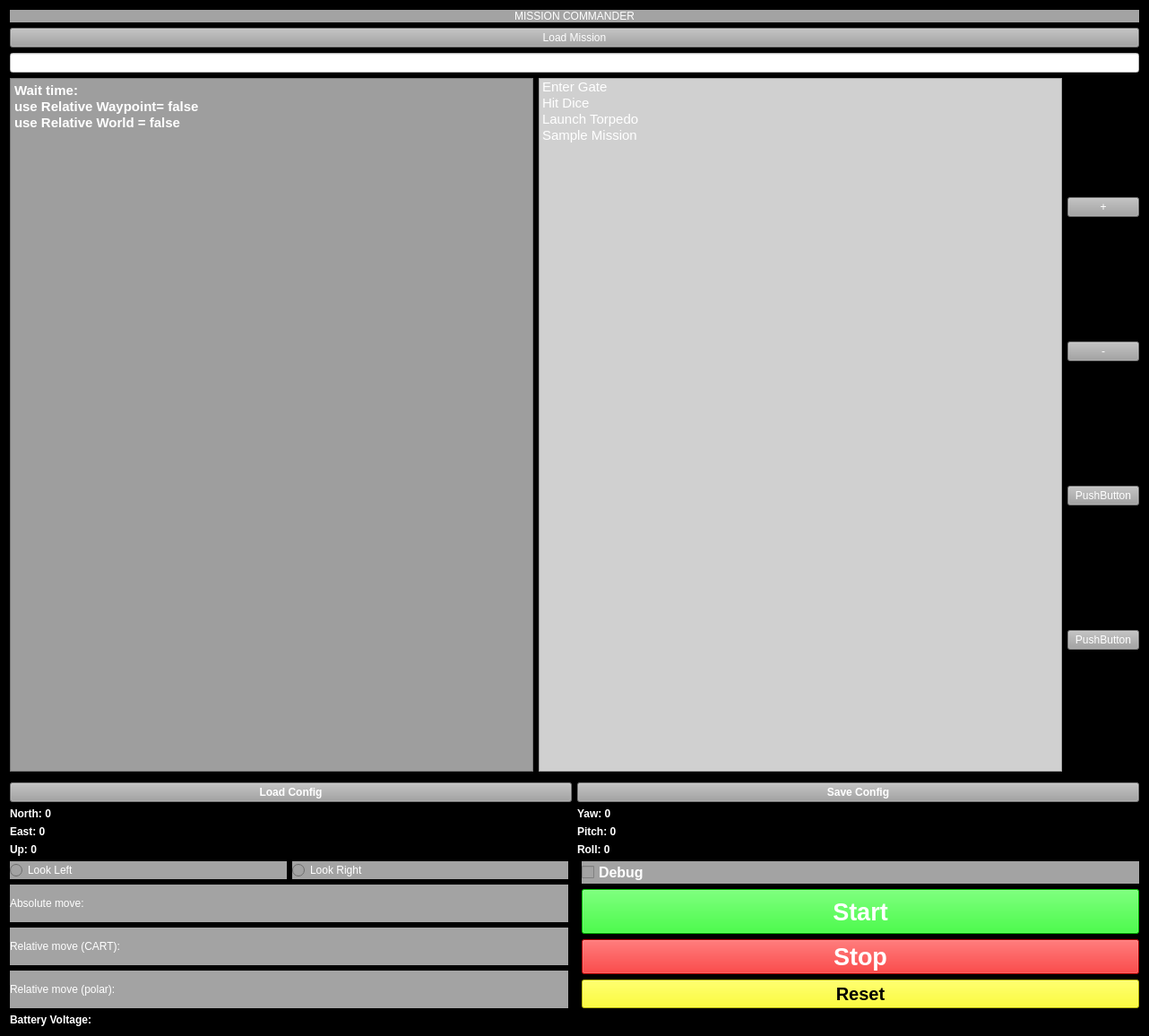
<?xml version="1.0" encoding="UTF-8"?>
<ui version="4.0">
 <class>MainWindowWidget</class>
 <widget class="QWidget" name="MainWindowWidget">
  <property name="geometry">
   <rect>
    <x>0</x>
    <y>0</y>
    <width>1282</width>
    <height>1156</height>
   </rect>
  </property>
  <property name="windowTitle">
   <string>Form</string>
  </property>
  <property name="autoFillBackground">
   <bool>false</bool>
  </property>
  <property name="styleSheet">
   <string notr="true">background-color: rgb(0, 0, 0);
background-color: rgb(0, 0, 0);
</string>
  </property>
  <layout class="QVBoxLayout" name="verticalLayout_2">
   <item>
    <layout class="QVBoxLayout" name="verticalLayout"/>
   </item>
   <item>
    <widget class="QLabel" name="label">
     <property name="styleSheet">
      <string notr="true">color: rgb(255, 255, 255);
background-color: rgb(163, 163, 163);
font: 14pt &quot;Small Fonts&quot;;</string>
     </property>
     <property name="text">
      <string>MISSION COMMANDER</string>
     </property>
     <property name="alignment">
      <set>Qt::AlignCenter</set>
     </property>
     <property name="wordWrap">
      <bool>false</bool>
     </property>
    </widget>
   </item>
   <item>
    <widget class="QPushButton" name="loadMissionsButton">
     <property name="styleSheet">
      <string notr="true">color: rgb(255, 255, 255);
background-color: rgb(163, 163, 163);</string>
     </property>
     <property name="text">
      <string>Load Mission</string>
     </property>
    </widget>
   </item>
   <item>
    <widget class="QLineEdit" name="missionLoaded">
     <property name="styleSheet">
      <string notr="true">background-color: rgb(255, 255, 255);</string>
     </property>
    </widget>
   </item>
   <item>
    <layout class="QHBoxLayout" name="horizontalLayout_3">
     <item>
      <widget class="QPlainTextEdit" name="plainTextEdit">
       <property name="font">
        <font>
         <pointsize>11</pointsize>
         <weight>75</weight>
         <bold>true</bold>
        </font>
       </property>
       <property name="styleSheet">
        <string notr="true">background-color: rgb(158, 158, 158);
color: rgb(255, 255, 255);</string>
       </property>
       <property name="plainText">
        <string>Wait time:
use Relative Waypoint= false 
use Relative World = false</string>
       </property>
      </widget>
     </item>
     <item>
      <widget class="QListWidget" name="listWidget">
       <property name="font">
        <font>
         <pointsize>11</pointsize>
        </font>
       </property>
       <property name="styleSheet">
        <string notr="true">background-color: rgb(208, 208, 208);
color: rgb(255, 255, 255);</string>
       </property>
       <item>
        <property name="text">
         <string>Enter Gate</string>
        </property>
       </item>
       <item>
        <property name="text">
         <string>Hit Dice</string>
        </property>
       </item>
       <item>
        <property name="text">
         <string>Launch Torpedo</string>
        </property>
       </item>
       <item>
        <property name="text">
         <string>Sample Mission</string>
        </property>
       </item>
      </widget>
     </item>
     <item>
      <layout class="QGridLayout" name="gridLayout_3">
       <item row="3" column="0">
        <widget class="QPushButton" name="pushButton_2">
         <property name="styleSheet">
          <string notr="true">color: rgb(255, 255, 255);
background-color: rgb(163, 163, 163);</string>
         </property>
         <property name="text">
          <string>-</string>
         </property>
        </widget>
       </item>
       <item row="2" column="0">
        <widget class="QPushButton" name="pushButton_3">
         <property name="styleSheet">
          <string notr="true">color: rgb(255, 255, 255);
background-color: rgb(163, 163, 163);</string>
         </property>
         <property name="text">
          <string>+</string>
         </property>
        </widget>
       </item>
       <item row="5" column="0">
        <widget class="QPushButton" name="pushButton">
         <property name="styleSheet">
          <string notr="true">color: rgb(255, 255, 255);
background-color: rgb(163, 163, 163);</string>
         </property>
         <property name="text">
          <string>PushButton</string>
         </property>
        </widget>
       </item>
       <item row="4" column="0">
        <widget class="QPushButton" name="pushButton_8">
         <property name="styleSheet">
          <string notr="true">color: rgb(255, 255, 255);
background-color: rgb(163, 163, 163);</string>
         </property>
         <property name="text">
          <string>PushButton</string>
         </property>
        </widget>
       </item>
      </layout>
     </item>
     <item>
      <layout class="QHBoxLayout" name="horizontalLayout_10"/>
     </item>
     <item>
      <layout class="QHBoxLayout" name="horizontalLayout_8"/>
     </item>
    </layout>
   </item>
   <item>
    <widget class="Line" name="line_2">
     <property name="orientation">
      <enum>Qt::Vertical</enum>
     </property>
    </widget>
   </item>
   <item>
    <layout class="QVBoxLayout" name="verticalLayout_3">
     <item>
      <layout class="QHBoxLayout" name="horizontalLayout_2">
       <item>
        <widget class="QPushButton" name="loadConfigsButton">
         <property name="font">
          <font>
           <weight>75</weight>
           <bold>true</bold>
          </font>
         </property>
         <property name="styleSheet">
          <string notr="true">color: rgb(255, 255, 255);
background-color: rgb(163, 163, 163);</string>
         </property>
         <property name="text">
          <string>Load Config</string>
         </property>
        </widget>
       </item>
       <item>
        <widget class="QPushButton" name="saveConfigButton">
         <property name="font">
          <font>
           <pointsize>9</pointsize>
           <weight>75</weight>
           <bold>true</bold>
          </font>
         </property>
         <property name="styleSheet">
          <string notr="true">color: rgb(255, 255, 255);
background-color: rgb(163, 163, 163);</string>
         </property>
         <property name="text">
          <string>Save Config</string>
         </property>
        </widget>
       </item>
      </layout>
     </item>
    </layout>
   </item>
   <item>
    <layout class="QHBoxLayout" name="horizontalLayout_4">
     <item>
      <layout class="QVBoxLayout" name="verticalLayout_5">
       <item>
        <widget class="QLabel" name="northLabel">
         <property name="font">
          <font>
           <weight>75</weight>
           <bold>true</bold>
          </font>
         </property>
         <property name="styleSheet">
          <string notr="true">color: rgb(255, 255, 255);</string>
         </property>
         <property name="text">
          <string>North: 0</string>
         </property>
        </widget>
       </item>
       <item>
        <widget class="QLabel" name="eastLabel">
         <property name="font">
          <font>
           <weight>75</weight>
           <bold>true</bold>
          </font>
         </property>
         <property name="styleSheet">
          <string notr="true">color: rgb(255, 255, 255);</string>
         </property>
         <property name="text">
          <string>East: 0</string>
         </property>
        </widget>
       </item>
       <item>
        <widget class="QLabel" name="upLabel">
         <property name="font">
          <font>
           <weight>75</weight>
           <bold>true</bold>
          </font>
         </property>
         <property name="styleSheet">
          <string notr="true">color: rgb(255, 255, 255);</string>
         </property>
         <property name="text">
          <string>Up: 0</string>
         </property>
        </widget>
       </item>
      </layout>
     </item>
     <item>
      <layout class="QVBoxLayout" name="verticalLayout_4">
       <item>
        <widget class="QLabel" name="yawLabel">
         <property name="font">
          <font>
           <weight>75</weight>
           <bold>true</bold>
          </font>
         </property>
         <property name="styleSheet">
          <string notr="true">color: rgb(255, 255, 255);</string>
         </property>
         <property name="text">
          <string>Yaw: 0</string>
         </property>
        </widget>
       </item>
       <item>
        <widget class="QLabel" name="pitchLabel">
         <property name="font">
          <font>
           <weight>75</weight>
           <bold>true</bold>
          </font>
         </property>
         <property name="styleSheet">
          <string notr="true">color: rgb(255, 255, 255);</string>
         </property>
         <property name="text">
          <string>Pitch: 0</string>
         </property>
        </widget>
       </item>
       <item>
        <widget class="QLabel" name="rollLabel">
         <property name="font">
          <font>
           <weight>75</weight>
           <bold>true</bold>
          </font>
         </property>
         <property name="styleSheet">
          <string notr="true">color: rgb(255, 255, 255);</string>
         </property>
         <property name="text">
          <string>Roll: 0</string>
         </property>
        </widget>
       </item>
      </layout>
     </item>
    </layout>
   </item>
   <item>
    <layout class="QHBoxLayout" name="horizontalLayout">
     <item>
      <layout class="QGridLayout" name="gridLayout">
       <item row="4" column="0">
        <layout class="QVBoxLayout" name="verticalLayout_7">
         <item>
          <widget class="QLabel" name="label_3">
           <property name="styleSheet">
            <string notr="true">color: rgb(255, 255, 255);
background-color: rgb(163, 163, 163);</string>
           </property>
           <property name="text">
            <string>Absolute move:</string>
           </property>
          </widget>
         </item>
         <item>
          <widget class="QLabel" name="label_2">
           <property name="styleSheet">
            <string notr="true">color: rgb(255, 255, 255);
background-color: rgb(163, 163, 163);</string>
           </property>
           <property name="text">
            <string>Relative move (CART):</string>
           </property>
          </widget>
         </item>
         <item>
          <widget class="QLabel" name="label_4">
           <property name="styleSheet">
            <string notr="true">color: rgb(255, 255, 255);
background-color: rgb(163, 163, 163);</string>
           </property>
           <property name="text">
            <string>Relative move (polar):</string>
           </property>
          </widget>
         </item>
        </layout>
       </item>
       <item row="1" column="0">
        <layout class="QHBoxLayout" name="horizontalLayout_11">
         <item>
          <widget class="QRadioButton" name="radioButton">
           <property name="styleSheet">
            <string notr="true">color: rgb(255, 255, 255);
background-color: rgb(163, 163, 163);</string>
           </property>
           <property name="text">
            <string>Look Left</string>
           </property>
          </widget>
         </item>
         <item>
          <widget class="QRadioButton" name="radioButton_2">
           <property name="styleSheet">
            <string notr="true">color: rgb(255, 255, 255);
background-color: rgb(163, 163, 163);</string>
           </property>
           <property name="text">
            <string>Look Right</string>
           </property>
          </widget>
         </item>
        </layout>
       </item>
      </layout>
     </item>
     <item>
      <widget class="Line" name="line">
       <property name="orientation">
        <enum>Qt::Vertical</enum>
       </property>
      </widget>
     </item>
     <item>
      <layout class="QGridLayout" name="gridLayout_5">
       <item row="0" column="0">
        <layout class="QGridLayout" name="gridLayout_2">
         <item row="0" column="0">
          <widget class="QCheckBox" name="debugCheck">
           <property name="enabled">
            <bool>true</bool>
           </property>
           <property name="font">
            <font>
             <pointsize>12</pointsize>
             <weight>75</weight>
             <bold>true</bold>
            </font>
           </property>
           <property name="focusPolicy">
            <enum>Qt::StrongFocus</enum>
           </property>
           <property name="contextMenuPolicy">
            <enum>Qt::DefaultContextMenu</enum>
           </property>
           <property name="layoutDirection">
            <enum>Qt::LeftToRight</enum>
           </property>
           <property name="autoFillBackground">
            <bool>false</bool>
           </property>
           <property name="styleSheet">
            <string notr="true">color: rgb(255, 255, 255);
background-color: rgb(163, 163, 163);</string>
           </property>
           <property name="text">
            <string>Debug</string>
           </property>
           <property name="icon">
            <iconset theme="0">
             <normaloff/>
            </iconset>
           </property>
           <property name="iconSize">
            <size>
             <width>20</width>
             <height>20</height>
            </size>
           </property>
           <property name="checked">
            <bool>false</bool>
           </property>
          </widget>
         </item>
         <item row="1" column="0">
          <widget class="QPushButton" name="startButton">
           <property name="minimumSize">
            <size>
             <width>0</width>
             <height>50</height>
            </size>
           </property>
           <property name="palette">
            <palette>
             <active>
              <colorrole role="WindowText">
               <brush brushstyle="SolidPattern">
                <color alpha="255">
                 <red>255</red>
                 <green>255</green>
                 <blue>255</blue>
                </color>
               </brush>
              </colorrole>
              <colorrole role="Button">
               <brush brushstyle="SolidPattern">
                <color alpha="255">
                 <red>0</red>
                 <green>255</green>
                 <blue>0</blue>
                </color>
               </brush>
              </colorrole>
              <colorrole role="Light">
               <brush brushstyle="SolidPattern">
                <color alpha="255">
                 <red>127</red>
                 <green>255</green>
                 <blue>191</blue>
                </color>
               </brush>
              </colorrole>
              <colorrole role="Midlight">
               <brush brushstyle="SolidPattern">
                <color alpha="255">
                 <red>63</red>
                 <green>255</green>
                 <blue>159</blue>
                </color>
               </brush>
              </colorrole>
              <colorrole role="Dark">
               <brush brushstyle="SolidPattern">
                <color alpha="255">
                 <red>0</red>
                 <green>127</green>
                 <blue>63</blue>
                </color>
               </brush>
              </colorrole>
              <colorrole role="Mid">
               <brush brushstyle="SolidPattern">
                <color alpha="255">
                 <red>0</red>
                 <green>170</green>
                 <blue>84</blue>
                </color>
               </brush>
              </colorrole>
              <colorrole role="Text">
               <brush brushstyle="SolidPattern">
                <color alpha="255">
                 <red>255</red>
                 <green>255</green>
                 <blue>255</blue>
                </color>
               </brush>
              </colorrole>
              <colorrole role="BrightText">
               <brush brushstyle="SolidPattern">
                <color alpha="255">
                 <red>255</red>
                 <green>255</green>
                 <blue>255</blue>
                </color>
               </brush>
              </colorrole>
              <colorrole role="ButtonText">
               <brush brushstyle="SolidPattern">
                <color alpha="255">
                 <red>255</red>
                 <green>255</green>
                 <blue>255</blue>
                </color>
               </brush>
              </colorrole>
              <colorrole role="Base">
               <brush brushstyle="SolidPattern">
                <color alpha="255">
                 <red>0</red>
                 <green>255</green>
                 <blue>0</blue>
                </color>
               </brush>
              </colorrole>
              <colorrole role="Window">
               <brush brushstyle="SolidPattern">
                <color alpha="255">
                 <red>0</red>
                 <green>255</green>
                 <blue>0</blue>
                </color>
               </brush>
              </colorrole>
              <colorrole role="Shadow">
               <brush brushstyle="SolidPattern">
                <color alpha="255">
                 <red>0</red>
                 <green>0</green>
                 <blue>0</blue>
                </color>
               </brush>
              </colorrole>
              <colorrole role="AlternateBase">
               <brush brushstyle="SolidPattern">
                <color alpha="255">
                 <red>127</red>
                 <green>255</green>
                 <blue>191</blue>
                </color>
               </brush>
              </colorrole>
              <colorrole role="ToolTipBase">
               <brush brushstyle="SolidPattern">
                <color alpha="255">
                 <red>255</red>
                 <green>255</green>
                 <blue>220</blue>
                </color>
               </brush>
              </colorrole>
              <colorrole role="ToolTipText">
               <brush brushstyle="SolidPattern">
                <color alpha="255">
                 <red>0</red>
                 <green>0</green>
                 <blue>0</blue>
                </color>
               </brush>
              </colorrole>
             </active>
             <inactive>
              <colorrole role="WindowText">
               <brush brushstyle="SolidPattern">
                <color alpha="255">
                 <red>255</red>
                 <green>255</green>
                 <blue>255</blue>
                </color>
               </brush>
              </colorrole>
              <colorrole role="Button">
               <brush brushstyle="SolidPattern">
                <color alpha="255">
                 <red>0</red>
                 <green>255</green>
                 <blue>0</blue>
                </color>
               </brush>
              </colorrole>
              <colorrole role="Light">
               <brush brushstyle="SolidPattern">
                <color alpha="255">
                 <red>127</red>
                 <green>255</green>
                 <blue>191</blue>
                </color>
               </brush>
              </colorrole>
              <colorrole role="Midlight">
               <brush brushstyle="SolidPattern">
                <color alpha="255">
                 <red>63</red>
                 <green>255</green>
                 <blue>159</blue>
                </color>
               </brush>
              </colorrole>
              <colorrole role="Dark">
               <brush brushstyle="SolidPattern">
                <color alpha="255">
                 <red>0</red>
                 <green>127</green>
                 <blue>63</blue>
                </color>
               </brush>
              </colorrole>
              <colorrole role="Mid">
               <brush brushstyle="SolidPattern">
                <color alpha="255">
                 <red>0</red>
                 <green>170</green>
                 <blue>84</blue>
                </color>
               </brush>
              </colorrole>
              <colorrole role="Text">
               <brush brushstyle="SolidPattern">
                <color alpha="255">
                 <red>255</red>
                 <green>255</green>
                 <blue>255</blue>
                </color>
               </brush>
              </colorrole>
              <colorrole role="BrightText">
               <brush brushstyle="SolidPattern">
                <color alpha="255">
                 <red>255</red>
                 <green>255</green>
                 <blue>255</blue>
                </color>
               </brush>
              </colorrole>
              <colorrole role="ButtonText">
               <brush brushstyle="SolidPattern">
                <color alpha="255">
                 <red>255</red>
                 <green>255</green>
                 <blue>255</blue>
                </color>
               </brush>
              </colorrole>
              <colorrole role="Base">
               <brush brushstyle="SolidPattern">
                <color alpha="255">
                 <red>0</red>
                 <green>255</green>
                 <blue>0</blue>
                </color>
               </brush>
              </colorrole>
              <colorrole role="Window">
               <brush brushstyle="SolidPattern">
                <color alpha="255">
                 <red>0</red>
                 <green>255</green>
                 <blue>0</blue>
                </color>
               </brush>
              </colorrole>
              <colorrole role="Shadow">
               <brush brushstyle="SolidPattern">
                <color alpha="255">
                 <red>0</red>
                 <green>0</green>
                 <blue>0</blue>
                </color>
               </brush>
              </colorrole>
              <colorrole role="AlternateBase">
               <brush brushstyle="SolidPattern">
                <color alpha="255">
                 <red>127</red>
                 <green>255</green>
                 <blue>191</blue>
                </color>
               </brush>
              </colorrole>
              <colorrole role="ToolTipBase">
               <brush brushstyle="SolidPattern">
                <color alpha="255">
                 <red>255</red>
                 <green>255</green>
                 <blue>220</blue>
                </color>
               </brush>
              </colorrole>
              <colorrole role="ToolTipText">
               <brush brushstyle="SolidPattern">
                <color alpha="255">
                 <red>0</red>
                 <green>0</green>
                 <blue>0</blue>
                </color>
               </brush>
              </colorrole>
             </inactive>
             <disabled>
              <colorrole role="WindowText">
               <brush brushstyle="SolidPattern">
                <color alpha="255">
                 <red>255</red>
                 <green>255</green>
                 <blue>255</blue>
                </color>
               </brush>
              </colorrole>
              <colorrole role="Button">
               <brush brushstyle="SolidPattern">
                <color alpha="255">
                 <red>0</red>
                 <green>255</green>
                 <blue>0</blue>
                </color>
               </brush>
              </colorrole>
              <colorrole role="Light">
               <brush brushstyle="SolidPattern">
                <color alpha="255">
                 <red>127</red>
                 <green>255</green>
                 <blue>191</blue>
                </color>
               </brush>
              </colorrole>
              <colorrole role="Midlight">
               <brush brushstyle="SolidPattern">
                <color alpha="255">
                 <red>63</red>
                 <green>255</green>
                 <blue>159</blue>
                </color>
               </brush>
              </colorrole>
              <colorrole role="Dark">
               <brush brushstyle="SolidPattern">
                <color alpha="255">
                 <red>0</red>
                 <green>127</green>
                 <blue>63</blue>
                </color>
               </brush>
              </colorrole>
              <colorrole role="Mid">
               <brush brushstyle="SolidPattern">
                <color alpha="255">
                 <red>0</red>
                 <green>170</green>
                 <blue>84</blue>
                </color>
               </brush>
              </colorrole>
              <colorrole role="Text">
               <brush brushstyle="SolidPattern">
                <color alpha="255">
                 <red>255</red>
                 <green>255</green>
                 <blue>255</blue>
                </color>
               </brush>
              </colorrole>
              <colorrole role="BrightText">
               <brush brushstyle="SolidPattern">
                <color alpha="255">
                 <red>255</red>
                 <green>255</green>
                 <blue>255</blue>
                </color>
               </brush>
              </colorrole>
              <colorrole role="ButtonText">
               <brush brushstyle="SolidPattern">
                <color alpha="255">
                 <red>255</red>
                 <green>255</green>
                 <blue>255</blue>
                </color>
               </brush>
              </colorrole>
              <colorrole role="Base">
               <brush brushstyle="SolidPattern">
                <color alpha="255">
                 <red>0</red>
                 <green>255</green>
                 <blue>0</blue>
                </color>
               </brush>
              </colorrole>
              <colorrole role="Window">
               <brush brushstyle="SolidPattern">
                <color alpha="255">
                 <red>0</red>
                 <green>255</green>
                 <blue>0</blue>
                </color>
               </brush>
              </colorrole>
              <colorrole role="Shadow">
               <brush brushstyle="SolidPattern">
                <color alpha="255">
                 <red>0</red>
                 <green>0</green>
                 <blue>0</blue>
                </color>
               </brush>
              </colorrole>
              <colorrole role="AlternateBase">
               <brush brushstyle="SolidPattern">
                <color alpha="255">
                 <red>0</red>
                 <green>255</green>
                 <blue>127</blue>
                </color>
               </brush>
              </colorrole>
              <colorrole role="ToolTipBase">
               <brush brushstyle="SolidPattern">
                <color alpha="255">
                 <red>255</red>
                 <green>255</green>
                 <blue>220</blue>
                </color>
               </brush>
              </colorrole>
              <colorrole role="ToolTipText">
               <brush brushstyle="SolidPattern">
                <color alpha="255">
                 <red>0</red>
                 <green>0</green>
                 <blue>0</blue>
                </color>
               </brush>
              </colorrole>
             </disabled>
            </palette>
           </property>
           <property name="font">
            <font>
             <pointsize>20</pointsize>
             <weight>75</weight>
             <bold>true</bold>
            </font>
           </property>
           <property name="styleSheet">
            <string notr="true">color: rgb(0, 170, 0);
color: rgb(255, 255, 255);
background-color: rgb(0, 255, 0);</string>
           </property>
           <property name="text">
            <string>Start</string>
           </property>
          </widget>
         </item>
         <item row="3" column="0">
          <widget class="QPushButton" name="resetButton">
           <property name="font">
            <font>
             <pointsize>15</pointsize>
             <weight>75</weight>
             <bold>true</bold>
            </font>
           </property>
           <property name="styleSheet">
            <string notr="true">color: rgb(255, 238, 0);
color: rgb(0, 0, 0);
background-color: rgb(255, 255, 0);</string>
           </property>
           <property name="text">
            <string>Reset</string>
           </property>
          </widget>
         </item>
         <item row="2" column="0">
          <widget class="QPushButton" name="stopButton">
           <property name="palette">
            <palette>
             <active>
              <colorrole role="WindowText">
               <brush brushstyle="SolidPattern">
                <color alpha="255">
                 <red>255</red>
                 <green>255</green>
                 <blue>255</blue>
                </color>
               </brush>
              </colorrole>
              <colorrole role="Button">
               <brush brushstyle="SolidPattern">
                <color alpha="255">
                 <red>235</red>
                 <green>0</green>
                 <blue>0</blue>
                </color>
               </brush>
              </colorrole>
              <colorrole role="Light">
               <brush brushstyle="SolidPattern">
                <color alpha="255">
                 <red>255</red>
                 <green>193</green>
                 <blue>193</blue>
                </color>
               </brush>
              </colorrole>
              <colorrole role="Midlight">
               <brush brushstyle="SolidPattern">
                <color alpha="255">
                 <red>255</red>
                 <green>129</green>
                 <blue>129</blue>
                </color>
               </brush>
              </colorrole>
              <colorrole role="Dark">
               <brush brushstyle="SolidPattern">
                <color alpha="255">
                 <red>127</red>
                 <green>32</green>
                 <blue>32</blue>
                </color>
               </brush>
              </colorrole>
              <colorrole role="Mid">
               <brush brushstyle="SolidPattern">
                <color alpha="255">
                 <red>170</red>
                 <green>43</green>
                 <blue>43</blue>
                </color>
               </brush>
              </colorrole>
              <colorrole role="Text">
               <brush brushstyle="SolidPattern">
                <color alpha="255">
                 <red>255</red>
                 <green>255</green>
                 <blue>255</blue>
                </color>
               </brush>
              </colorrole>
              <colorrole role="BrightText">
               <brush brushstyle="SolidPattern">
                <color alpha="255">
                 <red>255</red>
                 <green>255</green>
                 <blue>255</blue>
                </color>
               </brush>
              </colorrole>
              <colorrole role="ButtonText">
               <brush brushstyle="SolidPattern">
                <color alpha="255">
                 <red>255</red>
                 <green>255</green>
                 <blue>255</blue>
                </color>
               </brush>
              </colorrole>
              <colorrole role="Base">
               <brush brushstyle="SolidPattern">
                <color alpha="255">
                 <red>235</red>
                 <green>0</green>
                 <blue>0</blue>
                </color>
               </brush>
              </colorrole>
              <colorrole role="Window">
               <brush brushstyle="SolidPattern">
                <color alpha="255">
                 <red>235</red>
                 <green>0</green>
                 <blue>0</blue>
                </color>
               </brush>
              </colorrole>
              <colorrole role="Shadow">
               <brush brushstyle="SolidPattern">
                <color alpha="255">
                 <red>0</red>
                 <green>0</green>
                 <blue>0</blue>
                </color>
               </brush>
              </colorrole>
              <colorrole role="AlternateBase">
               <brush brushstyle="SolidPattern">
                <color alpha="255">
                 <red>255</red>
                 <green>160</green>
                 <blue>160</blue>
                </color>
               </brush>
              </colorrole>
              <colorrole role="ToolTipBase">
               <brush brushstyle="SolidPattern">
                <color alpha="255">
                 <red>255</red>
                 <green>255</green>
                 <blue>220</blue>
                </color>
               </brush>
              </colorrole>
              <colorrole role="ToolTipText">
               <brush brushstyle="SolidPattern">
                <color alpha="255">
                 <red>0</red>
                 <green>0</green>
                 <blue>0</blue>
                </color>
               </brush>
              </colorrole>
             </active>
             <inactive>
              <colorrole role="WindowText">
               <brush brushstyle="SolidPattern">
                <color alpha="255">
                 <red>255</red>
                 <green>255</green>
                 <blue>255</blue>
                </color>
               </brush>
              </colorrole>
              <colorrole role="Button">
               <brush brushstyle="SolidPattern">
                <color alpha="255">
                 <red>235</red>
                 <green>0</green>
                 <blue>0</blue>
                </color>
               </brush>
              </colorrole>
              <colorrole role="Light">
               <brush brushstyle="SolidPattern">
                <color alpha="255">
                 <red>255</red>
                 <green>193</green>
                 <blue>193</blue>
                </color>
               </brush>
              </colorrole>
              <colorrole role="Midlight">
               <brush brushstyle="SolidPattern">
                <color alpha="255">
                 <red>255</red>
                 <green>129</green>
                 <blue>129</blue>
                </color>
               </brush>
              </colorrole>
              <colorrole role="Dark">
               <brush brushstyle="SolidPattern">
                <color alpha="255">
                 <red>127</red>
                 <green>32</green>
                 <blue>32</blue>
                </color>
               </brush>
              </colorrole>
              <colorrole role="Mid">
               <brush brushstyle="SolidPattern">
                <color alpha="255">
                 <red>170</red>
                 <green>43</green>
                 <blue>43</blue>
                </color>
               </brush>
              </colorrole>
              <colorrole role="Text">
               <brush brushstyle="SolidPattern">
                <color alpha="255">
                 <red>255</red>
                 <green>255</green>
                 <blue>255</blue>
                </color>
               </brush>
              </colorrole>
              <colorrole role="BrightText">
               <brush brushstyle="SolidPattern">
                <color alpha="255">
                 <red>255</red>
                 <green>255</green>
                 <blue>255</blue>
                </color>
               </brush>
              </colorrole>
              <colorrole role="ButtonText">
               <brush brushstyle="SolidPattern">
                <color alpha="255">
                 <red>255</red>
                 <green>255</green>
                 <blue>255</blue>
                </color>
               </brush>
              </colorrole>
              <colorrole role="Base">
               <brush brushstyle="SolidPattern">
                <color alpha="255">
                 <red>235</red>
                 <green>0</green>
                 <blue>0</blue>
                </color>
               </brush>
              </colorrole>
              <colorrole role="Window">
               <brush brushstyle="SolidPattern">
                <color alpha="255">
                 <red>235</red>
                 <green>0</green>
                 <blue>0</blue>
                </color>
               </brush>
              </colorrole>
              <colorrole role="Shadow">
               <brush brushstyle="SolidPattern">
                <color alpha="255">
                 <red>0</red>
                 <green>0</green>
                 <blue>0</blue>
                </color>
               </brush>
              </colorrole>
              <colorrole role="AlternateBase">
               <brush brushstyle="SolidPattern">
                <color alpha="255">
                 <red>255</red>
                 <green>160</green>
                 <blue>160</blue>
                </color>
               </brush>
              </colorrole>
              <colorrole role="ToolTipBase">
               <brush brushstyle="SolidPattern">
                <color alpha="255">
                 <red>255</red>
                 <green>255</green>
                 <blue>220</blue>
                </color>
               </brush>
              </colorrole>
              <colorrole role="ToolTipText">
               <brush brushstyle="SolidPattern">
                <color alpha="255">
                 <red>0</red>
                 <green>0</green>
                 <blue>0</blue>
                </color>
               </brush>
              </colorrole>
             </inactive>
             <disabled>
              <colorrole role="WindowText">
               <brush brushstyle="SolidPattern">
                <color alpha="255">
                 <red>255</red>
                 <green>255</green>
                 <blue>255</blue>
                </color>
               </brush>
              </colorrole>
              <colorrole role="Button">
               <brush brushstyle="SolidPattern">
                <color alpha="255">
                 <red>235</red>
                 <green>0</green>
                 <blue>0</blue>
                </color>
               </brush>
              </colorrole>
              <colorrole role="Light">
               <brush brushstyle="SolidPattern">
                <color alpha="255">
                 <red>255</red>
                 <green>193</green>
                 <blue>193</blue>
                </color>
               </brush>
              </colorrole>
              <colorrole role="Midlight">
               <brush brushstyle="SolidPattern">
                <color alpha="255">
                 <red>255</red>
                 <green>129</green>
                 <blue>129</blue>
                </color>
               </brush>
              </colorrole>
              <colorrole role="Dark">
               <brush brushstyle="SolidPattern">
                <color alpha="255">
                 <red>127</red>
                 <green>32</green>
                 <blue>32</blue>
                </color>
               </brush>
              </colorrole>
              <colorrole role="Mid">
               <brush brushstyle="SolidPattern">
                <color alpha="255">
                 <red>170</red>
                 <green>43</green>
                 <blue>43</blue>
                </color>
               </brush>
              </colorrole>
              <colorrole role="Text">
               <brush brushstyle="SolidPattern">
                <color alpha="255">
                 <red>255</red>
                 <green>255</green>
                 <blue>255</blue>
                </color>
               </brush>
              </colorrole>
              <colorrole role="BrightText">
               <brush brushstyle="SolidPattern">
                <color alpha="255">
                 <red>255</red>
                 <green>255</green>
                 <blue>255</blue>
                </color>
               </brush>
              </colorrole>
              <colorrole role="ButtonText">
               <brush brushstyle="SolidPattern">
                <color alpha="255">
                 <red>255</red>
                 <green>255</green>
                 <blue>255</blue>
                </color>
               </brush>
              </colorrole>
              <colorrole role="Base">
               <brush brushstyle="SolidPattern">
                <color alpha="255">
                 <red>235</red>
                 <green>0</green>
                 <blue>0</blue>
                </color>
               </brush>
              </colorrole>
              <colorrole role="Window">
               <brush brushstyle="SolidPattern">
                <color alpha="255">
                 <red>235</red>
                 <green>0</green>
                 <blue>0</blue>
                </color>
               </brush>
              </colorrole>
              <colorrole role="Shadow">
               <brush brushstyle="SolidPattern">
                <color alpha="255">
                 <red>0</red>
                 <green>0</green>
                 <blue>0</blue>
                </color>
               </brush>
              </colorrole>
              <colorrole role="AlternateBase">
               <brush brushstyle="SolidPattern">
                <color alpha="255">
                 <red>255</red>
                 <green>65</green>
                 <blue>65</blue>
                </color>
               </brush>
              </colorrole>
              <colorrole role="ToolTipBase">
               <brush brushstyle="SolidPattern">
                <color alpha="255">
                 <red>255</red>
                 <green>255</green>
                 <blue>220</blue>
                </color>
               </brush>
              </colorrole>
              <colorrole role="ToolTipText">
               <brush brushstyle="SolidPattern">
                <color alpha="255">
                 <red>0</red>
                 <green>0</green>
                 <blue>0</blue>
                </color>
               </brush>
              </colorrole>
             </disabled>
            </palette>
           </property>
           <property name="font">
            <font>
             <pointsize>20</pointsize>
             <weight>75</weight>
             <bold>true</bold>
            </font>
           </property>
           <property name="styleSheet">
            <string notr="true">color: rgb(170, 0, 0);
color: rgb(255, 255, 255);
background-color: rgb(235, 0, 0);</string>
           </property>
           <property name="text">
            <string>Stop</string>
           </property>
          </widget>
         </item>
         <item row="4" column="0">
          <layout class="QHBoxLayout" name="horizontalLayout_5"/>
         </item>
        </layout>
       </item>
      </layout>
     </item>
    </layout>
   </item>
   <item>
    <widget class="QLabel" name="batteryVoltageLabel">
     <property name="font">
      <font>
       <weight>75</weight>
       <bold>true</bold>
      </font>
     </property>
     <property name="styleSheet">
      <string notr="true">color: rgb(255, 255, 255);</string>
     </property>
     <property name="text">
      <string>Battery Voltage: </string>
     </property>
    </widget>
   </item>
  </layout>
 </widget>
 <resources/>
 <connections/>
</ui>
